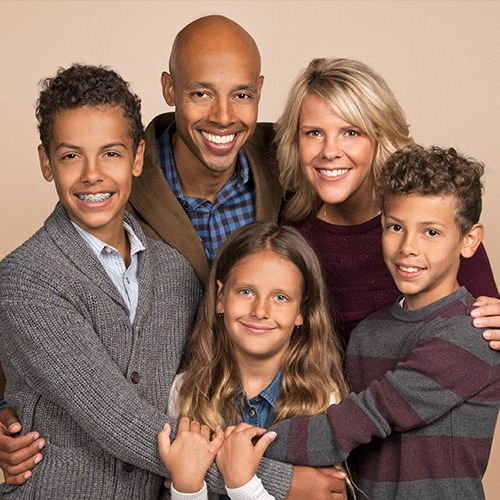
#> input picture Python/sample python opencvcodes/1.jpeg, 500 x 500 px, given in place of the camera
$ python invisible_me.py
#> lines starting #> are read from the running program, lines starting #| are printed output that depends on the picture; after the words box and inside, x2 and y2 are one past the last pixel; in counts of white or black regions, pixels touching at a corner belong together
import cv2 #importing module opencv
import numpy as np


#taking an image
cap = cv2.VideoCapture(0)
lower= np.array([0,0,0])
upper=np.array([255,255,35])
a=1

while(True):
    ret, img = cap.read()
#> img is the input picture: shape (500, 500, 3); mean B, G, R 98.6, 112.4, 140.7

    if a==1:
       img1 = img
       a=a+1
    #hsv=cv2.cvtColor(img,cv2.COLOR_BGR2HSV)
    #gray=cv2.cvtColor(img,cv2.COLOR_BGR2GRAY)


    #ret, thresh1 = cv2.threshold(img, 127, 255, cv2.THRESH_BINARY)


    cv2.imshow('Video',img)

    mask=cv2.inRange(img, lower, upper)
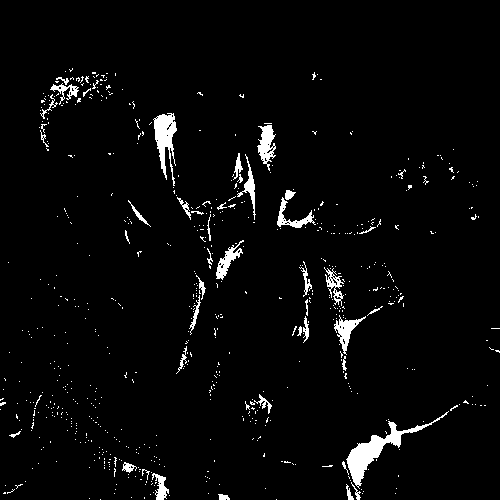
#> mask: shape (500, 500); 3.2% white; 665 white regions (621 under 20 px), largest, box (x1, y1, x2, y2) and area: (346, 411, 449, 489) 1355, (153, 113, 177, 186) 837, (257, 125, 276, 171) 462

    onlyimg=cv2.bitwise_or(img1,img1,mask= mask)
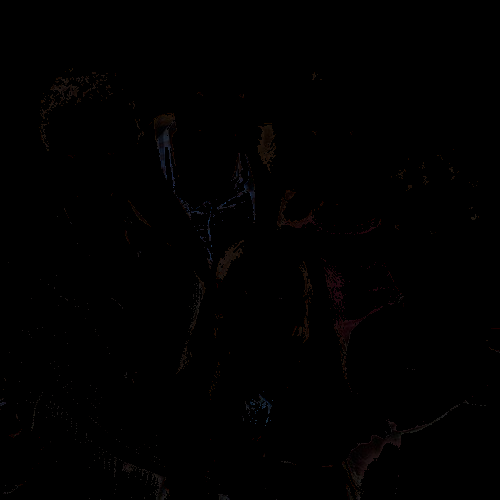
#> onlyimg: shape (500, 500, 3); mean B, G, R 0.4, 0.5, 0.8

    mask2=cv2.bitwise_not(mask)

    maskcolor=cv2.bitwise_or(img,img,mask= mask2)

    final=onlyimg+maskcolor

    cv2.imshow('Video6',final)

    #cv2.imshow('Video7',onlyimg)

    #cv2.imshow('Video5',maskcolor)

    #cv2.imshow('image',img1)

    k = cv2.waitKey(1)
#> (key Esc is pressed here)

    if(k==27):
        break
cv2.destroyAllWindows()
cap.release()
